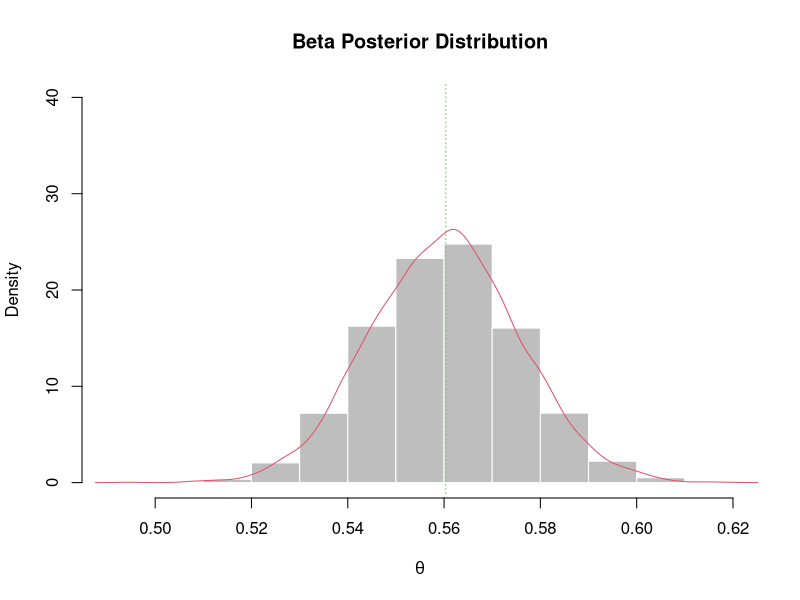

Generate this figure with R:
## ---- chunk 1
study = matrix(data = c(21, 2,
                        15, 3), nrow = 2, ncol = 2, byrow = TRUE,
               dimnames = list(c("surgery", "radiation"), 
                               c("controlled", "not controlled")))

print(study)
## ---- chunk 2
## set up

## function will generate chi-squared statistics 
## using the expected distribution of the data
simulateChisq <- function(B, E, sr, sc){
    results = numeric(B)
    for(i in 1:B){
      ## review r2dtable documentation
        dat = unlist(r2dtable(1, sr, sc)) ## simulated contingency table
        M = matrix(dat, ncol = length(sc), nrow = length(sr))
        val = sum( sort( (M - E)^2 / E, decreasing = TRUE))
        results[i] = val
    }
    return(results)
}

## ---- chunk 3
ChisqTest <- function(data, Simulations){
    x = data ## data
    B = Simulations ## number of simulations to generate
    n <- sum(x) ## total number of observations
    sr <- rowSums(x) ## sum of rows
    sc <- colSums(x) ## sum of cols
    E <- outer(sr, sc, "*")/n ## ORDER MATTERS
    dimnames(E) <- dimnames(study)
    tmp <- simulateChisq(B, E, sr, sc) ## simulated data
    Stat <- sum(sort((x - E)^2/E, decreasing = TRUE)) ## chi^2 statistic
    pval <- (1 + sum(tmp >=  Stat))/(B + 1) ## MC pvalue
    rawPVal = pchisq(q = Stat, df = 2, lower.tail = FALSE)
    out = list(PearsonStat = Stat, 
               MonteCarloPVal = pval, 
               rawPVal = rawPVal)
    return(out)
}

## ---- chunk 4
#set.seed(123)

results <- ChisqTest(study, 10000)

print(results)

## compare against chisq.test()

## ---- chunk 5
print(1 - pnorm(q = 3.75)) ## p-value

0.56 + c(-1,1)*1.96*0.016
## ---- chunk 6
N = 10^4
set.seed(123)
x = rbeta(n = N, shape1 = 576 + 1, shape2 = 1028 - 576 + 1)
d = density(x)
hist(x = x, probability = TRUE, 
      main = "Beta Posterior Distribution",
     xlab = expression(theta), ylab = "Density",
     ylim = c(0,40), col = "gray", border = "white")
lines(x = d$x , y = d$y, type = "l", col = 2)
abline(v = median(x), lty = 3, col = "3")

print("Median: ")
print(quantile(x = x, probs = c(0.025, 0.5, 0.975)))

